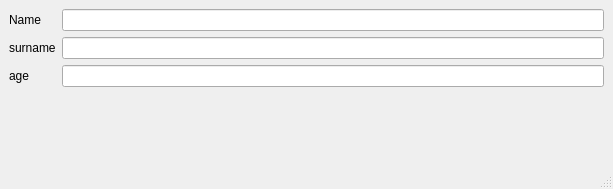
<?xml version="1.0" encoding="UTF-8"?>
<ui version="4.0">
 <class>MainWindow</class>
 <widget class="QMainWindow" name="MainWindow">
  <property name="geometry">
   <rect>
    <x>0</x>
    <y>0</y>
    <width>613</width>
    <height>189</height>
   </rect>
  </property>
  <property name="windowTitle">
   <string>MainWindow</string>
  </property>
  <widget class="QWidget" name="centralwidget">
   <layout class="QFormLayout" name="formLayout_2">
    <item row="0" column="0">
     <widget class="QLabel" name="label">
      <property name="text">
       <string>Name</string>
      </property>
     </widget>
    </item>
    <item row="1" column="0">
     <widget class="QLabel" name="label_2">
      <property name="text">
       <string>surname</string>
      </property>
     </widget>
    </item>
    <item row="2" column="0">
     <widget class="QLabel" name="label_3">
      <property name="text">
       <string>age</string>
      </property>
     </widget>
    </item>
    <item row="0" column="1">
     <widget class="QLineEdit" name="lineEdit"/>
    </item>
    <item row="1" column="1">
     <widget class="QLineEdit" name="lineEdit_2"/>
    </item>
    <item row="2" column="1">
     <widget class="QLineEdit" name="lineEdit_3"/>
    </item>
   </layout>
  </widget>
  <widget class="QMenuBar" name="menubar">
   <property name="geometry">
    <rect>
     <x>0</x>
     <y>0</y>
     <width>613</width>
     <height>26</height>
    </rect>
   </property>
  </widget>
  <widget class="QStatusBar" name="statusbar"/>
 </widget>
 <resources/>
 <connections/>
</ui>
